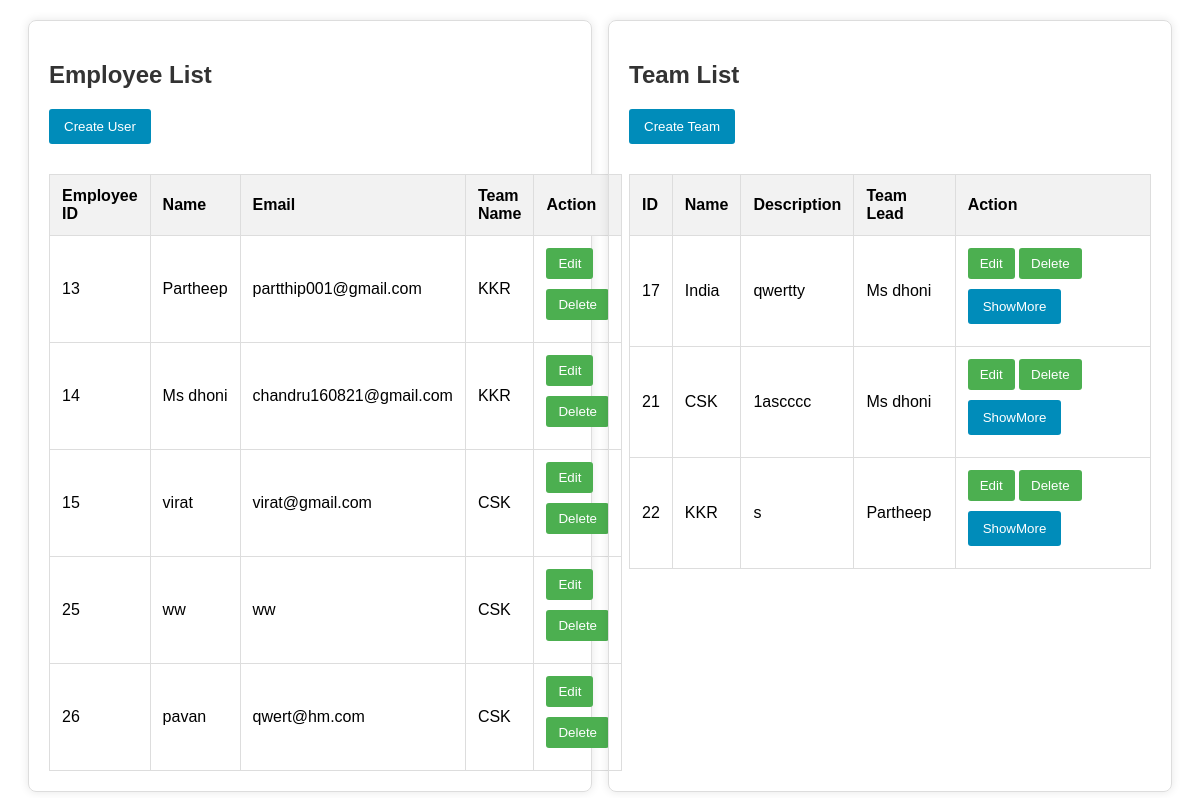
The page /user/ on the database its author committed.
### employee_management/models.py (models this page shows)
class Employee(models.Model):
    name = models.CharField(max_length=200)
    email = models.EmailField(max_length=254)
    team_id = models.ForeignKey("Team", on_delete=models.SET_NULL, null=True)
    created_at = models.DateTimeField(auto_now_add=True)

class Team(models.Model):
    name = models.CharField(max_length=200)
    description = models.TextField()
    team_lead_id = models.ForeignKey("Employee", on_delete=models.SET_NULL, null=True)

### employee_management/views.py (the view)
# urls.py: path("",views.getallusers,name="getallusers"),
def getallusers(request):
    teams = Team.objects.values('id', 'name', 'description', 'team_lead_id')
    employees = Employee.objects.values('id', 'name', 'email', "team_id")
    teams_list = list(teams) if teams else []
    emp_list = list(employees) if employees else []
    data = {"team": teams_list, "emp": emp_list}
    context = {'employees': employees, 'teams': teams}
    return render(request, 'index.html', context)

### employee_management/templates/index.html (shortened to what this page needs)
<!DOCTYPE html>
<html lang="en">
<head>
</head>
<body>
<div class="container">
    <h2>Employee List</h2>
    <button onclick="redirectTo('http://127.0.0.1:8000/user/create_user')">Create User</button>
    <table>
        <thead>
            <tr>
                <th>Employee ID</th>
                <th>Name</th>
                <th>Email</th>
                <th>Team Name</th>
                <th>Action</th>
            </tr>
        </thead>
        <tbody>
            {% for emp in employees %}
            <tr>
                <td>{{ emp.id }}</td>
                <td>{{ emp.name }}</td>
                <td>{{ emp.email }}</td>
                <td>
                    {% if emp.team_id %}
                        {% for team in teams %}
                            {% if team.id == emp.team_id %}
                                {{ team.name }}
                            {% endif %}
                        {% endfor %}
                    {% else %}
                        No Team Assigned
                    {% endif %}
                </td>
                <td>
                    <button onclick="edit_employee({{ emp.id }})" class="edit-button">Edit</button>
                    <button onclick="delete_employee({{ emp.id }})" class="edit-button">Delete</button>
                </td>
            </tr>
            {% endfor %}
        </tbody>
    </table>
</div>
<div class="container">
    <h2>Team List</h2>
    <button onclick="redirectTo('http://127.0.0.1:8000/user/create_team')">Create Team</button>
    <table>
        <thead>
            <tr>
                <th>ID</th>
                <th>Name</th>
                <th>Description</th>
                <th>Team Lead</th>
                <th>Action</th>
            </tr>
        </thead>
        <tbody>
            {% for team in teams %}
            <tr>
                <td>{{ team.id }}</td>
                <td>{{ team.name }}</td>
                <td> {{ team.description }}</td>
                <td>
                    {% if team.team_lead_id %}
                        {% for emp in employees %}
                            {% if emp.id == team.team_lead_id %}
                                {{ emp.name }}
                            {% endif %}
                        {% endfor %}
                    {% else %}
                        No Team Lead Assigned
                    {% endif %}
                </td>
                <td>
                    <button onclick="edit_team({{ team.id }})" class="edit-button">Edit</button>
                    <button onclick="delete_team({{ team.id }})" class="edit-button">Delete</button>
                    <button onclick="showMore({{ team.id }})"> ShowMore</button>
                </td>
            </tr>
            {% endfor %}
        </tbody>
    </table>
</div>
</body>
</html>

### employee_management/templates/index.html (style rules this page uses)
body { display: flex; justify-content: space-around; margin: 20px; font-family: Arial, sans-serif; }
.container { width: 45%; border: 1px solid #ddd; border-radius: 8px; padding: 20px; box-shadow: 0 0 10px rgba(0, 0, 0, 0.1); }
table { width: 100%; border-collapse: collapse; margin-top: 20px; }
th, td { border: 1px solid #ddd; padding: 12px; text-align: left; }
th { background-color: #f2f2f2; }
.edit-button { background-color: #4CAF50; color: white; padding: 8px 12px; text-align: center; text-decoration: none; display: inline-block; border-radius: 3px; cursor: pointer; transition: background-color 0.3s; }
h2 { color: #333; }
button { background-color: #008CBA; color: white; padding: 10px 15px; border: none; border-radius: 3px; cursor: pointer; margin-bottom: 10px; transition: background-color 0.3s; }

### rows shown on the page
Employee: id "13", name "Partheep", email "partthip001@gmail.com"
Team: name "KKR", id "22", description "s"
Employee: id "14", name "Ms dhoni", email "chandru160821@gmail.com"
Employee: id "15", name "virat", email "virat@gmail.com"
Team: name "CSK", id "21", description "1ascccc"
Employee: id "25", name "ww", email "ww"
Employee: id "26", name "pavan", email "qwert@hm.com"
Team: id "17", name "India", description "qwertty"
